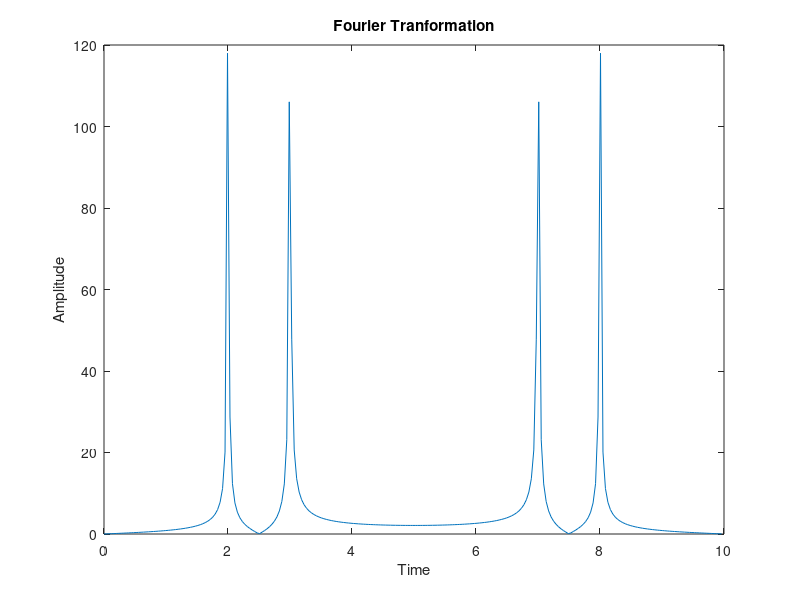

Recreate this plot in MATLAB.
%program that takes the fourier transform of a combinations of sine
%functins and plots the result

fs = 10;
t = [0:1/fs:25];%0-20, increment by 1/fs
y = sin(6*pi*t)+sin(4*pi*t);
plot(t,y);
title('f(t)=sin(6*pi*t)+sin(4*pi*t')
ylabel('Amplitude')
xlabel('Time')
pause(5);
f_trans = fft(y);%fourier transform of the function
num_elem = numel(y);%number of elements in array
f = [0:fs/num_elem:fs*(num_elem-1)/num_elem];%range
plot(f,abs(f_trans));%plot function
title('Fourier Tranformation')
ylabel('Amplitude')
xlabel('Time')